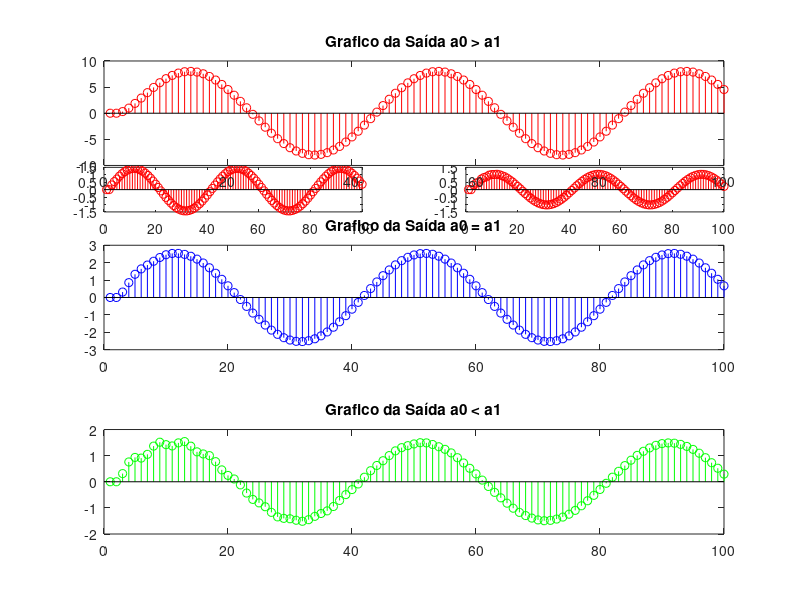

The MATLAB script that drew this image:
% Controle Digital - equacao de diferencas
clear;
close all;
clc;

%% Sinal de Onda Senoidal

N = 100;%numero de pontos
A = 5; % amplitude do sinal
Ts = 1e-1; % periodo de amostragem
NC = 3; % numero de ciclos
NA = 40; % numero de amostras/ciclo
To = NA*Ts;%periodo da onda
NT = NA * NC; % numero total de pontos
TT = NT * Ts; % tempo total do grafico

fo = 1/To;%frequencia da onda

t=0:Ts:TT;

x_sin = A*sin (2*pi*fo*t);% iniciando senoide 
y_sin1 = zeros(1,N+2);% iniciando vetor de zeros
y_sin2 = zeros(1,N+2);% iniciando vetor de zeros
y_sin3 = zeros(1,N+2);% iniciando vetor de zeros


%% Variando apenas o r
for n=3:N
    % equacao de diferencas y[n]
%     y_sin(n) = 0.8*y_sin(n-1) - 0.3*y_sin(n-2) + 0.4*x_sin(n-1) + 0.1*x_sin(n-2);
    
%     0 < r < 1 e 0 <= theta <= pi
%    theta = 0 -> filtro passa baixa
%    theta entre 0 e pi passa faixas
%    thehta = pi passa altas
    r = 0.1;
    theta = pi;
    y_sin1(n) = r*cos(theta)*y_sin1(n-1) - (r^2)*y_sin1(n-2) + 0.4*x_sin(n-1) + 0.1*x_sin(n-2); 
   
    r = 0.5;
    theta = pi;
    y_sin2(n) = r*cos(theta)*y_sin2(n-1) - (r^2)*y_sin2(n-2) + 0.4*x_sin(n-1) + 0.1*x_sin(n-2); 
    
    r = 0.8;
    theta = pi;
    y_sin3(n) = r*cos(theta)*y_sin3(n-1) - (r^2)*y_sin3(n-2) + 0.4*x_sin(n-1) + 0.1*x_sin(n-2); 
end
 
figure 
% plotando os 3 graficos
subplot(5,2,1);
stem(x_sin, 'k')
xlim([0 100])
title('Grafico da Senoide')

subplot(5,2,2);
stem(y_sin1, 'r')
xlim([0 100])
title('Grafico da Senoide')

subplot(5,2,3);
stem(y_sin2, 'r')
xlim([0 100])
title('Grafico da Senoide')

subplot(5,2,4);
stem(y_sin3, 'r')
xlim([0 100])
title('Grafico da Senoide')

subplot(5,2,[5 6]);
hold on; stem(x_sin, 'k'); stem(y_sin1, 'r')
xlim([0 100])
title('Grafico da equacoes de diferencas')
legend('x[n]', 'y[n]')

subplot(5,2,[7 8]);
hold on; stem(x_sin, 'k'); stem(y_sin2, 'r')
xlim([0 100])
title('Grafico da equacoes de diferencas')
legend('x[n]', 'y[n]')


subplot(5,2,[9 10]);
hold on; stem(x_sin, 'k'); stem(y_sin3, 'r')
xlim([0 100])
title('Grafico da equacoes de diferencas')
legend('x[n]', 'y[n]')

%% Variando apenas o theta
for n=3:N
    % equacao de diferencas y[n]
%     y_sin(n) = 0.8*y_sin(n-1) - 0.3*y_sin(n-2) + 0.4*x_sin(n-1) + 0.1*x_sin(n-2);
 
    a1 = 0.2;
    a0 = 0.9;
    y_sin1(n) = a0*y_sin1(n-1) - a1*y_sin1(n-2) + 0.4*x_sin(n-1) + 0.1*x_sin(n-2); 
   
    a1 = 0.5;
    a0 = 0.5;
    y_sin2(n) = a0*y_sin2(n-1) - a1*y_sin2(n-2) + 0.4*x_sin(n-1) + 0.1*x_sin(n-2); 
    
    a1 = 0.9;
    a0 = 0.2;
    y_sin3(n) = a0*y_sin3(n-1) - a1*y_sin3(n-2) + 0.4*x_sin(n-1) + 0.1*x_sin(n-2); 
end
 
% plotando os 3 graficos
% subplot(5,2,1);
% stem(x_sin, 'k')
% xlim([0 100])
% title('Grafico da Senoide')

subplot(3,1,1);
stem(y_sin1, 'r')
xlim([0 100])
title('Grafico da Saída a0 > a1')

subplot(3,1,2);
stem(y_sin2, 'b')
xlim([0 100])
title('Grafico da Saída a0 = a1')

subplot(3,1,3);
stem(y_sin3, 'g')
xlim([0 100])
title('Grafico da Saída a0 < a1')

% subplot(5,2,[5 6]);
% hold on; stem(x_sin, 'k'); stem(y_sin1, 'r')
% xlim([0 100])
% title('Grafico da equacoes de diferencas a0 > a1')
% legend('x[n]', 'y[n]')
% 
% subplot(5,2,[7 8]);
% hold on; stem(x_sin, 'k'); stem(y_sin2, 'b')
% xlim([0 100])
% title('Grafico da equacoes de diferencas a0 = a1')
% legend('x[n]', 'y[n]')
% 
% 
% subplot(5,2,[9 10]);
% hold on; stem(x_sin, 'k'); stem(y_sin3, 'g')
% xlim([0 100])
% title('Grafico da equacoes de diferencas a0 < a1')
% legend('x[n]', 'y[n]')